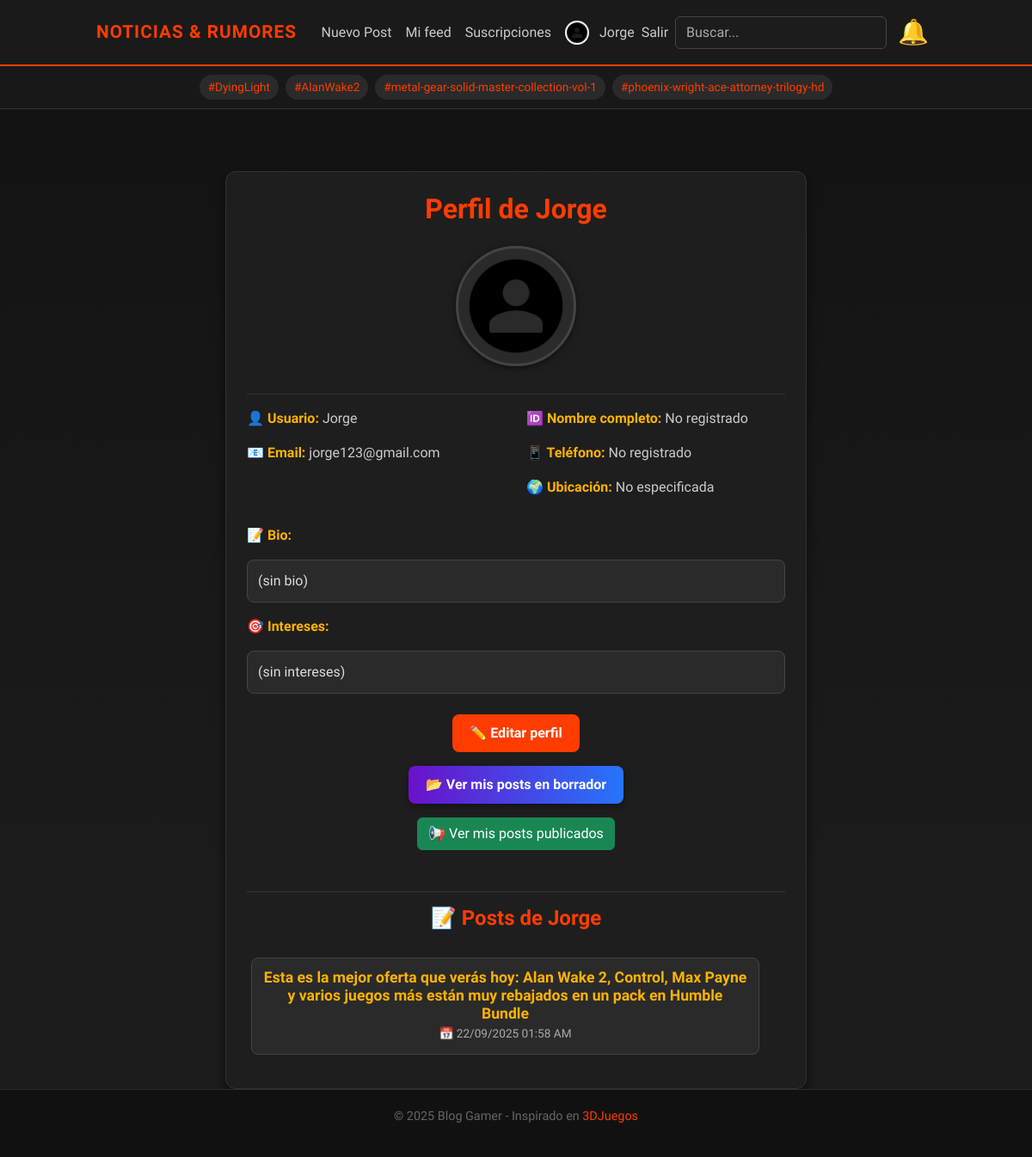
/perfil/ (signed in), run on the app's committed database.
### blog/models.py (models this page shows, shortened)
class Profile(models.Model):
    user = models.OneToOneField(User, on_delete=models.CASCADE, related_name='profile')
    avatar = models.ImageField(upload_to='avatars/', blank=True, null=True)
    bio = models.TextField(blank=True, verbose_name="Biografía")
    name = models.CharField(
        max_length=100, blank=True, null=True,
        verbose_name="Nombre completo",
        help_text="Tu nombre real o el que quieras mostrar públicamente."
    )
    phone = models.CharField(
        max_length=20, blank=True, null=True,
        verbose_name="Teléfono",
        help_text="Número de contacto (opcional)."
    )
    location = models.CharField(
        max_length=100, blank=True, null=True,
        verbose_name="Ubicación",
        help_text="Ciudad o país donde te encuentras."
    )
    interests = models.CharField(
        max_length=255, blank=True, null=True,
        verbose_name="Intereses",
        help_text="Ej: Programación, Música, Deportes..."
    )

class Post(models.Model):
    STATUS_CHOICES = (
        ('draft', 'Borrador'),
        ('published', 'Publicado'),
    )
    PLATFORM_CHOICES = [
        ("pc", "PC"),
        ("xbox", "Xbox"),
        ("nintendo", "Nintendo Switch"),
        ("mobile", "Celular"),
        ("ps", "PlayStation"),
    ]
    title = models.CharField(max_length=200, verbose_name='Título')
    slug = models.SlugField(max_length=220, unique=True, db_index=True)
    author = models.ForeignKey(User, on_delete=models.CASCADE, related_name='posts')
    is_visible = models.BooleanField(default=True)  # 👈 nuevo campo
    cover = models.ImageField(upload_to='covers/', blank=True, null=True)
    platform = models.CharField(max_length=20, choices=PLATFORM_CHOICES, default="pc")
    excerpt = models.CharField(max_length=300, blank=True)
    content = RichTextUploadingField()
    status = models.CharField(max_length=10, choices=STATUS_CHOICES, default='draft')
    created = models.DateTimeField(auto_now_add=True, db_index=True)
    updated = models.DateTimeField(auto_now=True)
    tags = TaggableManager(blank=True)
    class Meta:
        ordering = ['-created']
    def get_absolute_url(self):
        return reverse('blog:post_detail', args=[self.slug])

### blog/views.py (the view)
# urls.py: path("perfil/", views.profile_detail, name="profile"),  # perfil propio
def profile_detail(request, username=None):
    if username:
        profile_user = get_object_or_404(User, username=username)
    else:
        if not request.user.is_authenticated:
            return redirect("blog:login")
        profile_user = request.user
    user_posts = Post.objects.filter(author=profile_user, status="published").order_by("-created")
    return render(request, "profile/detail.html", {
        "profile_user": profile_user,
        "user_posts": user_posts,   # 👈 aquí mandamos los posts
    })

### blog/context_processors.py (called while the page is built)
def unread_notifications(request):
    if request.user.is_authenticated:
        return {
            "unread_count": request.user.notifications.filter(is_read=False).count(),
            "notifications": request.user.notifications.all().order_by("-created_at")[:8],
        }
    return {"unread_count": 0, "notifications": []}

def global_tags(request):
    return {"all_tags": Tag.objects.all()[:15]}

def latest_notifications(request):
    if request.user.is_authenticated:
        return {
            "notifications": request.user.notifications.all().order_by("-created_at")[:8]
        }
    return {"notifications": []}

### blog/templates/profile/detail.html (shortened to what this page needs)
{% extends 'base.html' %}
{% load static %}
{% block content %}
<div class="container mt-5" style="max-width: 700px;">
  <div class="profile-card p-4 mx-auto">
    <div class="text-center">
      <h2 class="mb-4 text-gamer">Perfil de {{ profile_user.username }}</h2>
      {% if profile_user.profile.avatar %}
        <img src="{{ profile_user.profile.avatar.url }}" width="140" height="140"
             class="profile-avatar mb-3"
             alt="Avatar de {{ profile_user.username }}">
      {% else %}
        <img src="{% static 'img/default-avatar.png' %}" width="140" height="140"
             class="profile-avatar mb-3"
             alt="Avatar por defecto">
      {% endif %}
    </div>
    <hr class="border-secondary">
    <div class="row">
      <div class="col-md-6 mb-3">
        <p><span class="info-label">👤 Usuario:</span> <span class="info-value">{{ profile_user.username }}</span></p>
        <p><span class="info-label">📧 Email:</span> <span class="info-value">{{ profile_user.email }}</span></p>
      </div>
      <div class="col-md-6 mb-3">
        <p><span class="info-label">🆔 Nombre completo:</span> <span class="info-value">{{ profile_user.profile.name|default:"No registrado" }}</span></p>
        <p><span class="info-label">📱 Teléfono:</span> <span class="info-value">{{ profile_user.profile.phone|default:"No registrado" }}</span></p>
        <p><span class="info-label">🌍 Ubicación:</span> <span class="info-value">{{ profile_user.profile.location|default:"No especificada" }}</span></p>
      </div>
    </div>
    <p class="info-label">📝 Bio:</p>
    <p class="info-box">{{ profile_user.profile.bio|default:"(sin bio)" }}</p>
    <p class="info-label">🎯 Intereses:</p>
    <p class="info-box">{{ profile_user.profile.interests|default:"(sin intereses)" }}</p>
    {% if profile_user == user %}
      <div class="text-center mt-4">
        <a href="{% url 'blog:profile_edit' %}" class="btn-edit">✏️ Editar perfil</a>
      </div>
      <div class="text-center mt-3">
        <a href="{% url 'blog:my_drafts' %}" class="btn-drafts">
          📂 Ver mis posts en borrador
        </a>
      </div>
      <div class="text-center mt-3">
        <a href="{% url 'blog:mis_posts_publicados' %}" class="btn btn-success">
          📢 Ver mis posts publicados
        </a>
      </div>
    {% endif %}
    <hr class="border-secondary mt-5">
    <h4 class="text-center text-gamer">📝 Posts de {{ profile_user.username }}</h4>
    {% if user_posts %}
      <div class="user-posts-scroll mt-3">
        {% for post in user_posts %}
          <a href="{{ post.get_absolute_url }}" class="user-post-card">
            <h5 class="post-title">{{ post.title }}</h5>
            <small class="post-date">📅 {{ post.created|date:"d/m/Y h:i A" }}</small>
          </a>
        {% endfor %}
      </div>
    {% else %}
      <p class="text-muted text-center">(Este usuario no ha publicado posts aún)</p>
    {% endif %}
  </div>
</div>
{% endblock %}

### blog/templates/base.html (shortened to what this page needs)
<!doctype html>
<html lang="es">
<head>
  {% load static %}
  <link rel="stylesheet" href="{% static 'css/style.css' %}?v=11">
  <link href="https://cdn.jsdelivr.net/npm/bootstrap@5.3.3/dist/css/bootstrap.min.css" rel="stylesheet">
</head>
<body>
<nav class="navbar navbar-expand-lg navbar-dark">
  <div class="container">
    <a class="navbar-brand" href="{% url 'blog:post_list' %}">Noticias & Rumores</a>
    <div class="collapse navbar-collapse" id="navbarNav">
      <ul class="navbar-nav ms-auto align-items-center">
        {% if user.is_authenticated %}
          <li class="nav-item"><a class="nav-link" href="{% url 'blog:post_create' %}">Nuevo Post</a></li>
          <li class="nav-item"><a class="nav-link" href="{% url 'blog:my_personal_feed' %}">Mi feed</a></li>
          <li class="nav-item"><a class="nav-link" href="{% url 'blog:my_subscriptions' %}">Suscripciones</a></li>
          <li class="nav-item">
            <a class="nav-link d-flex align-items-center" href="{% url 'blog:profile' %}">
              <img src="{% if user.profile.avatar %}{{ user.profile.avatar.url }}{% else %}{% static 'img/default-avatar.png' %}{% endif %}"
                  alt="avatar"
                  width="28" height="28"
                  class="rounded-circle border border-2 border-light me-2">
              <span class="ms-1">{{ user.username }}</span>
            </a>
          </li>
          <li class="nav-item">
            <form method="post" action="{% url 'blog:logout' %}" style="display:inline;">
              <button type="submit" class="nav-link btn btn-link p-0" style="color:#ccc; text-decoration:none;">Salir</button>
            </form>
          </li>
        {% else %}
          <li class="nav-item"><a class="nav-link" href="{% url 'blog:login' %}">Entrar</a></li>
          <li class="nav-item"><a class="nav-link" href="{% url 'blog:signup' %}">Crear cuenta</a></li>
        {% endif %}
        <li class="nav-item">
          <form class="d-flex ms-2" method="get" action="{% url 'blog:search' %}">
            <input class="form-control" type="search" name="q" placeholder="Buscar...">
          </form>
        </li>
        <li class="nav-item">
          <div class="dropdown">
            <a href="#" class="nav-link notif-bell position-relative" id="notifDropdown"
               data-bs-toggle="dropdown" aria-expanded="false">
              🔔
            </a>
          </div>
        </li>
      </ul>
    </div>
  </div>
</nav>
<div class="tags-bar text-center">
  {% for tag in all_tags %}
    {% if tag.slug %}
      <a href="{% url 'blog:post_by_tag' tag.slug %}">#{{ tag.name }}</a>
    {% endif %}
  {% empty %}
    <span class="text-muted">No hay tags todavía</span>
  {% endfor %}
</div>
<div class="container mt-4">
  {% block content %}{% endblock %}
</div>
<footer>
  <div class="container">
    <p>&copy; {{ year|default:2025 }} Blog Gamer - Inspirado en
      <a href="https://www.3djuegos.com/" target="_blank">3DJuegos</a>
    </p>
  </div>
</footer>
</body>
</html>

### static/css/style.css (style rules this page uses)
.notif-bell { position: relative; font-size: 1.8rem; color: #ff3c00 !important; transition: transform 0.2s, text-shadow 0.2s; margin-left: 5px; }
input[type="text"], input[type="email"], input[type="password"], textarea, select, .form-control { background: #1c1c1c !important; color: #f5f5f5 !important; border: 1px solid #444 !important; border-radius: 6px; padding: 10px 12px; }
input::placeholder, textarea::placeholder { color: #aaa !important; }
.btn-drafts { background: linear-gradient(90deg, #6a11cb, #2575fc) !important; color: #fff !important; font-weight: 600; padding: 10px 20px; border: none; border-radius: 8px; transition: all 0.3s ease; text-decoration: none; display: inline-block; box-shadow: 0 3px 8px rgba(0, 0, 0, 0.4); }

### blog/templates/base.html (style rules this page uses)
body { font-family: 'Rajdhani', sans-serif; background: linear-gradient(180deg, #121212, #1c1c1c 80%); color: #ddd; min-height: 100vh; display: flex; flex-direction: column; }
.navbar { background: #1a1a1a !important; border-bottom: 2px solid #ff3c00; position: relative; }
.navbar-brand { font-weight: 700; font-size: 1.3rem; color: #ff3c00 !important; text-transform: uppercase; letter-spacing: 1px; }
.navbar-nav .nav-link { color: #ccc !important; transition: all .2s ease; }
.form-control { background: #2a2a2a; border: 1px solid #444; color: #fff; border-radius: 6px; }
.form-control::placeholder { color: #aaa; }
.notif-bell { position: relative; font-size: 1.8rem; color: #ff3c00 !important; transition: transform 0.2s, text-shadow 0.2s; margin-left: 5px; }
.container { flex: 1; max-width: 1000px; }
.tags-bar { background: #181818; border-bottom: 1px solid #333; padding: 8px 0; }
.tags-bar a { background: #2a2a2a; color: #ff3c00; font-size: 0.85rem; padding: 4px 10px; margin: 2px; border-radius: 20px; text-decoration: none; transition: 0.2s; display: inline-block; }
button, input[type="submit"] { background: #ff3c00; color: #fff; border: none; border-radius: 6px; padding: 10px 18px; font-weight: bold; cursor: pointer; transition: 0.2s; }
footer { background: #111; color: #666; padding: 20px 0; text-align: center; font-size: 0.9rem; border-top: 1px solid #2a2a2a; }
footer a { color: #ff3c00; text-decoration: none; }

### blog/templates/profile/detail.html (style rules this page uses)
.profile-card { background: #1e1e1e; border: 1px solid #333; border-radius: 12px; color: #ddd; box-shadow: 0 4px 12px rgba(0,0,0,0.6); }
.text-gamer { color: #ff3c00; font-weight: 700; }
.profile-avatar { background: #2a2a2a; border: 3px solid #444; border-radius: 50%; padding: 5px; box-shadow: 0 2px 8px rgba(0,0,0,0.5); }
.info-label { color: #ffb300; font-weight: 600; }
.info-value { color: #ccc; }
.info-box { background: #2a2a2a; color: #ddd; padding: 12px; border-radius: 8px; border: 1px solid #444; }
.btn-edit { background: #ff3c00; border: none; color: #fff; font-weight: 600; padding: 10px 20px; border-radius: 8px; transition: 0.2s; text-decoration: none; display: inline-block; }
.btn-drafts { background: #ffb300; border: none; color: #000; font-weight: 600; padding: 10px 20px; border-radius: 8px; transition: 0.2s; text-decoration: none; display: inline-block; }
.user-posts-scroll { max-height: 200px; overflow-y: auto; overflow-x: hidden; padding: 5px 15px 5px 5px; box-sizing: border-box; scrollbar-gutter: stable; }
.user-post-card { display: block; background: #2a2a2a; border: 1px solid #444; border-radius: 8px; padding: 12px; margin: 10px 0; color: #ddd; text-decoration: none; transition: 0.25s; text-align: center; position: relative; z-index: 1; }
.post-title { font-size: 1.1rem; color: #ffb300; font-weight: 600; margin: 0; }
.post-date { color: #aaa; font-size: 0.85rem; }

### data on the page
Tag: name "DyingLight"
Tag: name "AlanWake2"
Tag: name "metal-gear-solid-master-collection-vol-1"
Tag: name "phoenix-wright-ace-attorney-trilogy-hd"
Post: title "Esta es la mejor oferta que verás hoy: Alan Wake 2, Control, Max Payne y varios juegos más están muy rebajados en un pack en Humble Bundle", created "22/09/2025 01:58 AM"

### other printed values
{{ user.username }} "Jorge"
{{ profile_user.username }} "Jorge"
{{ profile_user.email }} "jorge123@gmail.com"
{{ profile_user.profile.name|default:"No registrado" }} "No registrado"
{{ profile_user.profile.phone|default:"No registrado" }} "No registrado"
{{ profile_user.profile.location|default:"No especificada" }} "No especificada"
{{ profile_user.profile.bio|default:"(sin bio)" }} "(sin bio)"
{{ profile_user.profile.interests|default:"(sin intereses)" }} "(sin intereses)"
{{ year|default:2025 }} "2025"
